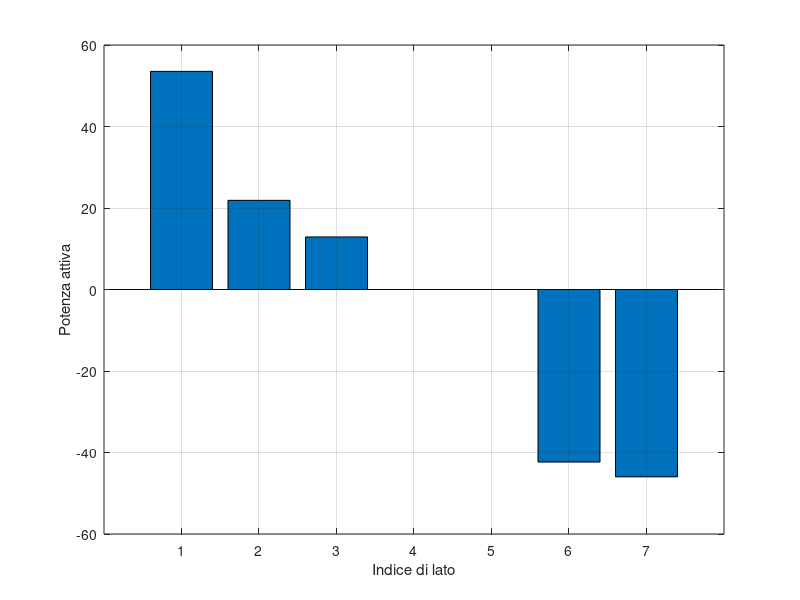

MATLAB code to generate this figure:
omega=1000; R1=1; R2=2; R3=3; L4= 4e-3; Z4 = 1i*(omega*L4); C5= 500e-6; Z5 = -1i/(omega*C5); J6 = 6*exp(1i*pi/6); J7 = 7*exp(-1i*pi/4); 
n=3; elle = 7;
n_generatori=2;
%matrice A dei collegamenti

A=[...
    1   -1  0   1   0   -1  -1
    0   1   1   0   1   0   1];


%matrice caratteristiche M

M=diag([ -R1 -R2 -R3 -Z4 -Z5 1 1]);

%matrice N
N=diag([1 1 1 1 1 0 0]);

%termini noti b

b=[...
    zeros(n-1,1)
    zeros(elle-n_generatori,1)
    J6
    J7];

%Matrice tableau
T = [ A zeros(n-1,n-1)
    M N*A'];

x=T\b;

i=x(1:elle);
v=x(elle+1:end);


%output
fprintf('Correnti nei lati: \n');
for kk=1:elle
  fprintf('%d)% 3.3f  % 3.3f j  A\n',kk,real(i(kk)),imag(i(kk))); % 3.3f specifica dimensione e formato del numero
end
fprintf('\n');

fprintf('Potenziali nodali: \n');
for kk=1:(n-1)
  c = char(kk+64);
  fprintf('%c)% 3.3f  % 3.3f j  V\n',c,real(v(kk)), imag(v(kk)));
end
fprintf('\n');


V=A'*v; %Potenziali ai lati
P_totreal=0;
P_totimag=0;
Patt=zeros(elle,1);
Preat=zeros(elle,1);
Pcomp=zeros(elle,1);


fprintf('d.d.p. ai capi dei bipoli: \n');
for kk=1:elle
  fprintf('%d)% 3.3f  % 3.3f j  V\n',kk,real(V(kk)),imag(V(kk)));
  P_totreal=P_totreal+real((V(kk))*conj(i(kk)));  %potenza attiva prodotto tra parte reale di tensione e coniugato della corrente
  P_totimag=P_totimag+imag((V(kk))*conj(i(kk)));  %potenza reattiva prodotto tra parte complessa di tensione e coniugato della corrente
  Patt(kk)=real(V(kk)*conj(i(kk)));
  Preat(kk)=imag(V(kk)*conj(i(kk)));
  Pcomp(kk)= Patt(kk)+Preat(kk);
end

fprintf('\nPotenza totale attiva: %.1d W\n',P_totreal);
fprintf('Potenza totale reattiva: %.1d W\n',P_totimag);
bar(Patt);  %grafico potenza attiva
xlabel('Indice di lato')
ylabel('Potenza attiva');
grid on

fprintf('\nPotenze complesse nei lati:\n')
for kk=1:elle
  fprintf('%d)% 3.3f  % 3.3f j  W\n',kk,Patt(kk),Preat(kk));
end

fprintf('\nFasori delle correnti\n');
fprintf('  Modulo   Fase\n');
for kk=1:elle
    fprintf('%d)% 3.3f  % 3.2f° \n',kk,abs(i(kk)),angle(i(kk))*180/pi);
end
fprintf('\n');

